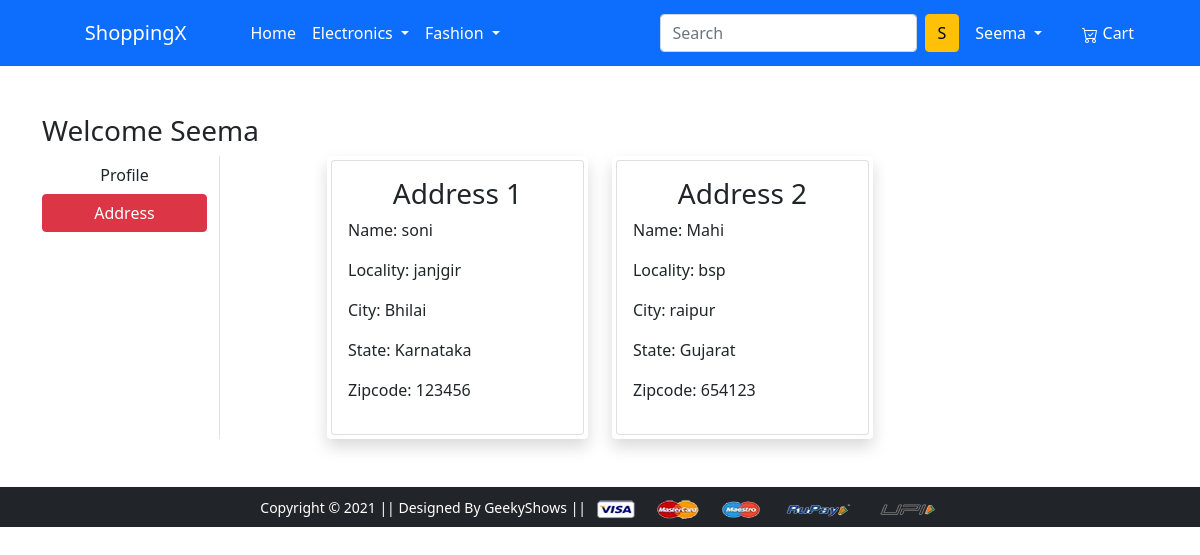
The page /address/ (signed in) on the database its author committed.
### app/models.py (models this page shows)
class Customer(models.Model):
    user = models.ForeignKey(User, on_delete=models.CASCADE)
    name = models.CharField(max_length=200)
    locality = models.CharField(max_length=200)
    city = models.CharField(max_length=50)
    zipcode = models.IntegerField()
    state = models.CharField(choices= STATE_CHOICES, max_length=50)

### app/views.py (the view)
# urls.py: path('address/', views.address, name='address'),
@login_required
def address(request):
 add = Customer.objects.filter(user=request.user)
 return render(request, 'app/address.html',{'add':add,'active':'btn-danger'})

### app/templates/app/address.html (shortened to what this page needs)
{% extends 'app/base.html' %}
{% load static %}
{% block main-content %}
<div class="container my-5">
 <div class="row">
 <h3>Welcome <span class="text-capitalize">{{request.user}} </span></h3>
  <div class="col-sm-2 border-end">
   <ul class="list-unstyled">
    <li class="d-grid"><a href="{% url 'profile' %}" class="btn">Profile</a></li>
    <li class="d-grid"><a href="{% url 'address' %}" class="btn {{active}}">Address</a></li>
   </ul>
  </div>
  <div class="col-sm-9 offset-sm-1">
   <div class="row">
    {% for ad in add %}
    <div class="col-sm-4">
       <div class="item p-1 shadow  bg-white  rounded">
     <div class="card">
      <div class="card-body">
       <h3 class='text-center'>Address {{forloop.counter}}</h3>
       <p>Name: {{ad.name}}</p>
       <p>Locality: {{ad.locality}}</p>
       <p>City: {{ad.city}}</p>
       <p>State: {{ad.state}}</p>
       <p>Zipcode: {{ad.zipcode}}</p>
      </div>
     </div>
    </div>
    </div>
   {% endfor %}
    </div>
   </div>
  </div>
 </div>
{% endblock main-content %}

### app/templates/app/base.html (shortened to what this page needs)
<!doctype html>
{% load static %}
<html lang="en">
  <head>
    <link href="https://cdn.jsdelivr.net/npm/bootstrap@5.0.0-beta1/dist/css/bootstrap.min.css" rel="stylesheet">
    <link rel="stylesheet" href="{% static 'app/css/owl.carousel.min.css' %}">
    <link rel="stylesheet" href="{% static 'app/css/all.min.css' %}">
    <link rel="stylesheet" href="{% static 'app/css/style.css' %}">
  </head>
  <body>
    <nav class="navbar navbar-expand-lg navbar-dark bg-primary">
     <div class="container">
      <lord-icon
    src="https://cdn.lordicon.com/liqouopv.json"
    trigger="hover"
    colors="primary:#93150d,secondary:#f9c9c0"
    style="width:50px;height:50px">
  </lord-icon>
       <a class="navbar-brand" href="/">
        <script src="https://cdn.lordicon.com/bhenfmcm.js"></script>ShoppingX </a>
       <div class="collapse navbar-collapse" id="navbarSupportedContent">
        <lord-icon
        src="https://cdn.lordicon.com/etqbfrgp.json"
        trigger="hover"
        colors="outline:#131432,primary:#92140c,secondary:#f24c00,tertiary:#b26836,quaternary:#ebe6ef"
        style="width:40px;height:40px"></lord-icon>
         <ul class="navbar-nav me-auto mb-3 mb-lg-0">
           <li class="nav-item">
            <a class="nav-link active" aria-current="page" href="/">Home</a>
            </li>
           <li class="nav-item dropdown">
             <a class="nav-link dropdown-toggle text-white" href="#" id="electronicsDropdown" role="button" data-bs-toggle="dropdown" aria-expanded="false">
               Electronics
             </a>
           </li>
           <li class="nav-item dropdown">
             <a class="nav-link dropdown-toggle text-white" href="#" id="fashionDropdown" role="button" data-bs-toggle="dropdown" aria-expanded="false">
               Fashion
             </a>
           </li>
         </ul>
         <form class="d-flex">
           <input class="form-control me-2" type="search" placeholder="Search" aria-label="Search">
           <button class="btn btn-warning" type="submit">S</button>
         </form>
         <div>
          <ul class="navbar-nav me-auto mb-2 mb-lg-0">
            {%  if request.user.is_authenticated %}
           <li class="nav-item dropdown mx-2">
              <a class="nav-link dropdown-toggle text-white"
              href="#" id="profileDropdown" role="button"
               data-bs-toggle="dropdown" aria-expanded="false">
                {{request.user.username|capfirst}}
              </a>
            </li>
            <li class="nav-item mx-3">
             <a href="{% url 'showcart' %}" class="nav-link text-white">
              Cart
             </a>
            </li>
            {% endif %}
          </ul>
         </div>
       </div>
     </div>
    </nav>
    {% block main-content %} {% endblock main-content %}
    <footer class="container-fluid bg-dark text-center p-2 mt-5">
        <small class="text-white">Copyright &copy; 2021 || Designed By GeekyShows || </small>
        <img src="{% static 'app/images/payment.png' %}" alt="" srcset="" class="img-fluid" height="2px">
    </footer>
    </html>
  </body>

### rows shown on the page
Customer: name "soni", locality "janjgir", city "Bhilai", state "Karnataka", zipcode "123456"
Customer: name "Mahi", locality "bsp", city "raipur", state "Gujarat", zipcode "654123"

### other values the page prints
{{ request.user.username|capfirst }} "Seema"
{{ request.user }} "Seema"
